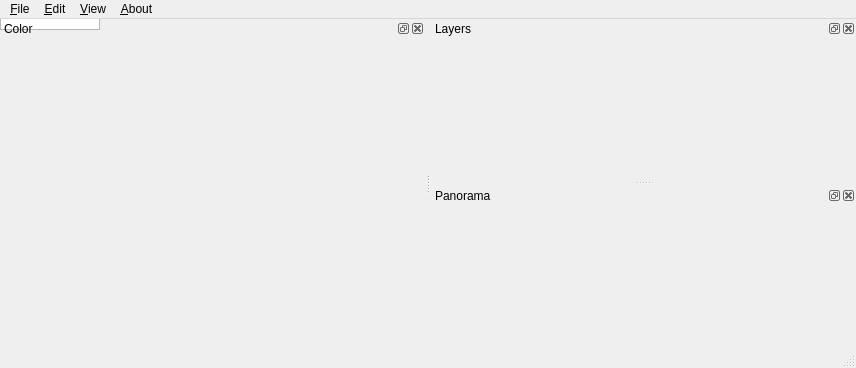
<?xml version="1.0" encoding="UTF-8"?>
<ui version="4.0">
 <class>MainWindow</class>
 <widget class="QMainWindow" name="MainWindow">
  <property name="geometry">
   <rect>
    <x>0</x>
    <y>0</y>
    <width>856</width>
    <height>368</height>
   </rect>
  </property>
  <property name="windowTitle">
   <string>Mr.Paint</string>
  </property>
  <property name="windowIcon">
   <iconset resource="../resources.qrc">
    <normaloff>:/iconset/icon.png</normaloff>:/iconset/icon.png</iconset>
  </property>
  <widget class="CanvasContainer" name="centralWidget">
   <widget class="Canvas" name="canvas" native="true">
    <property name="geometry">
     <rect>
      <x>0</x>
      <y>0</y>
      <width>100</width>
      <height>30</height>
     </rect>
    </property>
   </widget>
  </widget>
  <widget class="QDockWidget" name="dockWidget">
   <property name="windowTitle">
    <string>Color</string>
   </property>
   <attribute name="dockWidgetArea">
    <number>1</number>
   </attribute>
   <widget class="QWidget" name="dockWidgetContents">
    <layout class="QVBoxLayout" name="verticalLayout_4">
     <property name="spacing">
      <number>2</number>
     </property>
     <property name="leftMargin">
      <number>2</number>
     </property>
     <property name="topMargin">
      <number>2</number>
     </property>
     <property name="rightMargin">
      <number>2</number>
     </property>
     <property name="bottomMargin">
      <number>2</number>
     </property>
     <item>
      <widget class="ColorBox" name="colorBox" native="true"/>
     </item>
     <item>
      <widget class="ColorGrid" name="colorGrid" native="true"/>
     </item>

     <item>
      <spacer name="verticalSpacer_2">
       <property name="orientation">
        <enum>Qt::Vertical</enum>
       </property>
       <property name="sizeHint" stdset="0">
        <size>
         <width>0</width>
         <height>0</height>
        </size>
       </property>
      </spacer>
     </item>
    </layout>
   </widget>
   </widget>
   <widget class="QDockWidget" name="dockWidget_3">
   <property name="windowTitle">
    <string>Layers</string>
   </property>
   <attribute name="dockWidgetArea">
    <number>2</number>
   </attribute>
   <widget class="QWidget" name="dockWidgetContents_3">
    <layout class="QVBoxLayout" name="verticalLayout_2">
     <property name="spacing">
      <number>2</number>
     </property>
     <property name="leftMargin">
      <number>2</number>
     </property>
     <property name="topMargin">
      <number>2</number>
     </property>
     <property name="rightMargin">
      <number>2</number>
     </property>
     <property name="bottomMargin">
      <number>2</number>
     </property>
     <item>
      <widget class="LayerWidget" name="layerWidget" native="true"/>
     </item>
    </layout>
   </widget>
  </widget>
  <widget class="QMenuBar" name="menuBar">
   <property name="geometry">
    <rect>
     <x>0</x>
     <y>0</y>
     <width>856</width>
     <height>23</height>
    </rect>
   </property>
   <widget class="QMenu" name="menu_File">
    <property name="title">
     <string>&amp;File</string>
    </property>
    <widget class="QMenu" name="menuExport">
     <property name="title">
      <string>Export...</string>
     </property>
     <addaction name="actionExport_Visiable"/>
     <addaction name="actionExport_All"/>
     <addaction name="actionExport_Visible_To_ClipBorad"/>
     <addaction name="actionExport_All_To_Clipboard"/>
     <addaction name="actionExport_to_PSD"/>
    </widget>
    <addaction name="menuExport"/>
    <addaction name="action_Quit"/>
   </widget>
   <widget class="QMenu" name="menu_About">
    <property name="title">
     <string>&amp;About</string>
    </property>
    <addaction name="action_About_Mr_Paint"/>
    <addaction name="actionAbout_Qt"/>
   </widget>
    <widget class="QMenu" name="menu_View">
     <property name="title">
      <string>&amp;View</string>
     </property>
     <addaction name="actionReset_View"/>
    </widget>
    <widget class="QMenu" name="menu_Edit">
     <property name="title">
      <string>&amp;Edit</string>
     </property>
     <addaction name="actionClear_All_Layers"/>
     <addaction name="separator"/>
     <addaction name="actionConfiguration"/>
    </widget>
    <addaction name="menu_File"/>
    <addaction name="menu_Edit"/>
    <addaction name="menu_View"/>
    <addaction name="menu_About"/>
  </widget>
  <widget class="QDockWidget" name="dockWidget_4">
   <property name="windowTitle">
    <string>Panorama</string>
   </property>
   <attribute name="dockWidgetArea">
    <number>2</number>
   </attribute>
   <widget class="QWidget" name="panoramaContents">
    <layout class="QVBoxLayout" name="panoramaLayout">
     <property name="spacing">
      <number>2</number>
     </property>
     <property name="leftMargin">
      <number>2</number>
     </property>
     <property name="topMargin">
      <number>2</number>
     </property>
     <property name="rightMargin">
      <number>2</number>
     </property>
     <property name="bottomMargin">
      <number>2</number>
     </property>
     <item>
      <widget class="PanoramaWidget" name="panorama" native="true">
       <property name="sizePolicy">
        <sizepolicy hsizetype="Expanding" vsizetype="Expanding">
         <horstretch>1</horstretch>
         <verstretch>1</verstretch>
        </sizepolicy>
       </property>
      </widget>
     </item>
    </layout>
   </widget>
  </widget>
  <widget class="QStatusBar" name="statusBar"/>
  <action name="actionExport_All">
   <property name="text">
    <string>Export All to File</string>
   </property>
  </action>
  <action name="actionExport_Visiable">
   <property name="text">
    <string>Export Visible To File</string>
   </property>
  </action>
  <action name="action_Quit">
   <property name="text">
    <string>&amp;Quit</string>
   </property>
  </action>
  <action name="action_About_Mr_Paint">
   <property name="text">
    <string>About Mr.Paint</string>
   </property>
  </action>
  <action name="actionAbout_Qt">
   <property name="text">
    <string>About Qt</string>
   </property>
  </action>
  <action name="actionExport_Visible_To_ClipBorad">
   <property name="text">
    <string>Export Visible To ClipBorad</string>
   </property>
  </action>
  <action name="actionExport_All_To_Clipboard">
   <property name="text">
    <string>Export All To Clipboard</string>
   </property>
  </action>
  <action name="actionReset_View">
   <property name="text">
    <string>Reset View</string>
   </property>
  </action>
  <action name="actionNothing_Here">
   <property name="text">
    <string>Nothing Here</string>
   </property>
  </action>
   <action name="actionConfiguration">
    <property name="text">
     <string>Configuration</string>
    </property>
   </action>
   <action name="actionClear_All_Layers">
    <property name="text">
     <string>Clear All Layers</string>
    </property>
   </action>
   <action name="actionExport_to_PSD">
    <property name="text">
     <string>Export to PSD File</string>
    </property>
   </action>
 </widget>
 <layoutdefault spacing="6" margin="11"/>
 <customwidgets>
  <customwidget>
   <class>Canvas</class>
   <extends>QWidget</extends>
   <header>canvas.h</header>
   <container>1</container>
  </customwidget>
  <customwidget>
   <class>ColorGrid</class>
   <extends>QWidget</extends>
   <header>colorgrid.h</header>
   <container>1</container>
  </customwidget>
  <customwidget>
   <class>LayerWidget</class>
   <extends>QWidget</extends>
   <header>layerwidget.h</header>
   <container>1</container>
  </customwidget>
  <customwidget>
   <class>ColorBox</class>
   <extends>QWidget</extends>
   <header>colorbox.h</header>
   <container>1</container>
  </customwidget>
  <customwidget>
   <class>PanoramaWidget</class>
   <extends>QWidget</extends>
   <header>panoramawidget.h</header>
   <container>1</container>
  </customwidget>
   <customwidget>
    <class>CanvasContainer</class>
    <extends>QGraphicsView</extends>
    <header>canvascontainer.h</header>
   </customwidget>

 </customwidgets>
 <resources>
  <include location="../resources.qrc"/>
 </resources>
 <connections/>
</ui>
